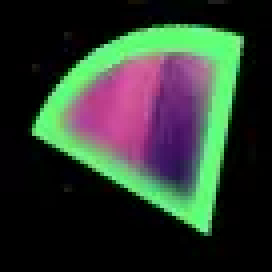
#> input picture examples/slide/marker2.png, 68 x 68 px (shown 4 times larger)
$ python app.py
#> lines starting #> are read from the running program, lines starting #| are printed output that depends on the picture
# encoding=utf8

import cv2
import numpy as np

def show(name):
  cv2.imshow('Show', name)
  cv2.waitKey(0)
  cv2.destroyAllWindows()

def main():
  target = cv2.imread('marker2.png', 0)
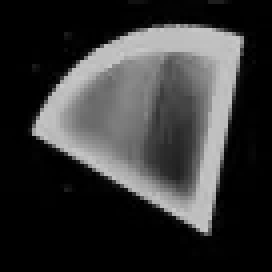
#> target: shape (68, 68) (shown 4 times larger); min 0, max 202, mean 53.6
  template = cv2.imread('full2.png', 0)
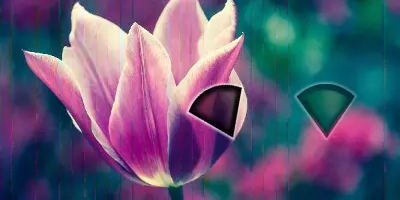
#> input picture examples/slide/full2.png, 400 x 200 px
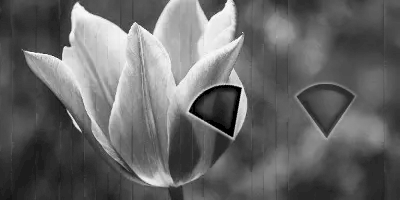
#> template: shape (200, 400); min 0, max 255, mean 102.4
  w, h = target.shape[::-1]
#> w = 68; h = 68
  temp = 'temp_full.jpg'
  targ = 'temp_marker.jpg'
  cv2.imwrite(temp, template)
  cv2.imwrite(targ, target)
  target = cv2.imread(targ)
#> target: shape (68, 68, 3); min 0, max 205, mean 53.6
  target = cv2.cvtColor(target, cv2.COLOR_BGR2GRAY)
#> target: shape (68, 68)
  target = abs(255 - target)
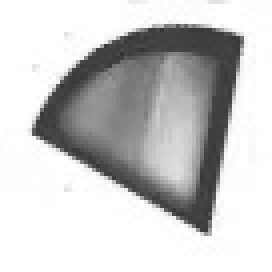
#> target: shape (68, 68) (shown 4 times larger); min 50, max 255, mean 201.4
  cv2.imwrite(targ, target)
  target = cv2.imread(targ)
#> target: shape (68, 68, 3); min 50, max 255, mean 201.3
  template = cv2.imread(temp)
#> template: shape (200, 400, 3); min 0, max 255, mean 102.4
  result = cv2.matchTemplate(target, template, cv2.TM_CCOEFF_NORMED)
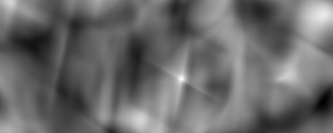
#> result: shape (133, 333) float32; min -0.555, max 0.628, mean -0.0593; drawn with min black and max white
  x, y = np.unravel_index(result.argmax(), result.shape)
#> x = 78; y = 181
  cv2.rectangle(template, (y, x), (y + w, x + h), (7, 249, 151), 2)
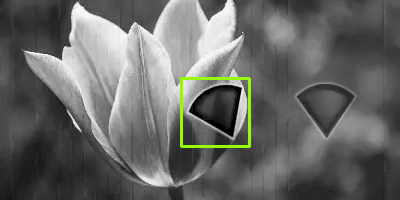
#> template: shape (200, 400, 3); mean B, G, R 101.4, 103.8, 102.8
  print( x, y,y + w, x + h)
#| 78 181 249 146
  show(template)

# if name == 'main':
main()
